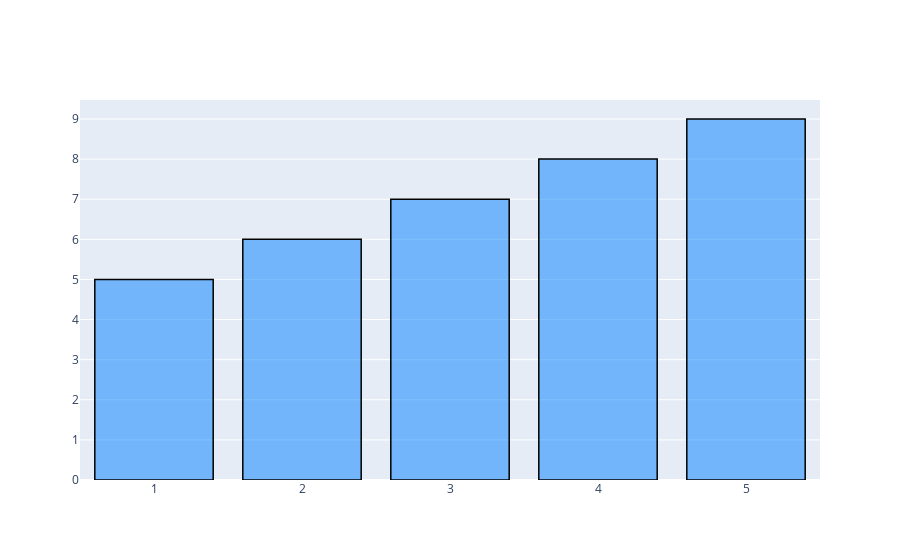

The code cell stored with this chart in its notebook:
### Code cell
fig2.add_trace(
    go.Bar(
        x=[1, 2, 3, 4, 5],
        y=[5, 6, 7, 8, 9],
        marker=dict(
            color="rgba(0,128,255,0.5)", line=dict(color="rgb(0,0,0)", width=1.5)
        ),
    )
)

### Figure 1 — Plotly figure (JSON) as saved in the notebook; plotly's stock layout.template omitted (floating-point values rounded to 4 significant figures)
{"data": [{"marker": {"color": "rgba(0,128,255,0.5)", "line": {"color": "rgb(0,0,0)", "width": 1.5}}, "type": "bar", "x": [1, 2, 3, 4, 5], "y": [5, 6, 7, 8, 9]}], "layout": {}}
